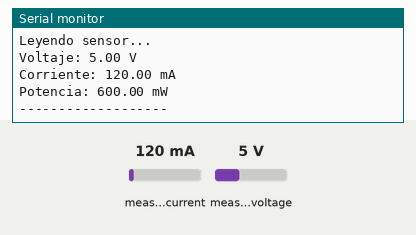
Recording of a sketch running on a simulated ESP32. Shown: the last lines printed to the serial monitor. Inputs (shaded band) come from the test bench; at power-on: measured current 120 mA, measured voltage 5 V.

Above: at 2.2 s.
2.3 s: measured current set to 40 mA
At 3.5 s:
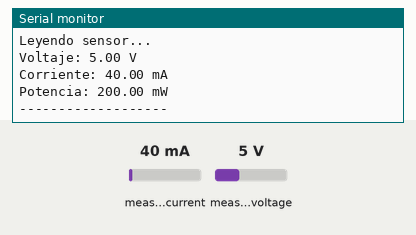
3.8 s: measured voltage set to 0.3 V
At 4.4 s:
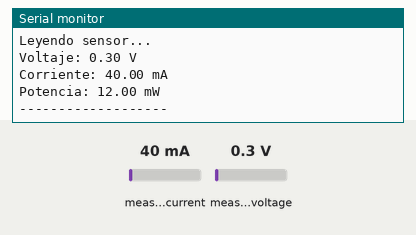
5.3 s: measured current set to 500 mA
At 6.4 s:
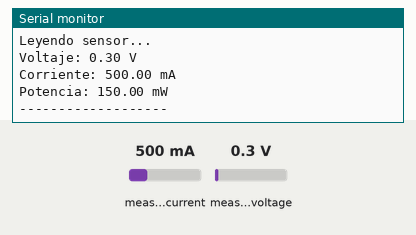
Timing chart, 0 to 8.3 s (numbered marks = the images above; inputs shaded):
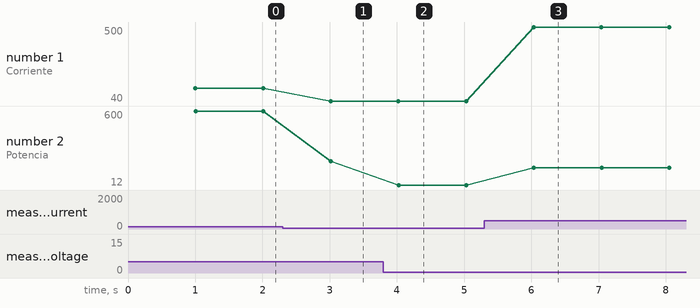

Measured:
- after the input at 2.3 s, the serial monitor: prints a new line after 0.72 s (image 1)
- after the input at 3.8 s, the serial monitor: prints a new line after 0.22 s (image 2)
- after the input at 5.3 s, the serial monitor: prints a new line after 0.74 s (image 3)
- plotted number 1: 120 → 40 after the input at 2.3 s, 40 → 500 after the input at 5.3 s
- plotted number 2: 600 → 200 after the input at 2.3 s, 200 → 12 after the input at 3.8 s, 12 → 150 after the input at 5.3 s

The sketch:

ina219.ino
```cpp
//PERRUCCI ALBERTONI, SANGUINETTI WALSH, KAPLAN AGOSTI
#include <Wire.h>
#include <Adafruit_INA219.h>


Adafruit_INA219 ina219;


void setup() {
  Serial.begin(115200);
  delay(1000);


  Serial.println("Iniciando prueba INA219...");


  Wire.begin(21, 22);
  Serial.println("I2C iniciado");


  if (!ina219.begin()) {
    Serial.println("ERROR: INA219 no encontrado");
    while (1) {
      delay(1000);
    }
  }


  Serial.println("INA219 conectado correctamente");
}


void loop() {
  Serial.println("Leyendo sensor...");


  Serial.print("Voltaje: ");
  Serial.print(ina219.getBusVoltage_V());
  Serial.println(" V");


  Serial.print("Corriente: ");
  Serial.print(ina219.getCurrent_mA());
  Serial.println(" mA");


  Serial.print("Potencia: ");
  Serial.print(ina219.getPower_mW());
  Serial.println(" mW");


  Serial.println("-------------------");
  delay(1000);
}
```
